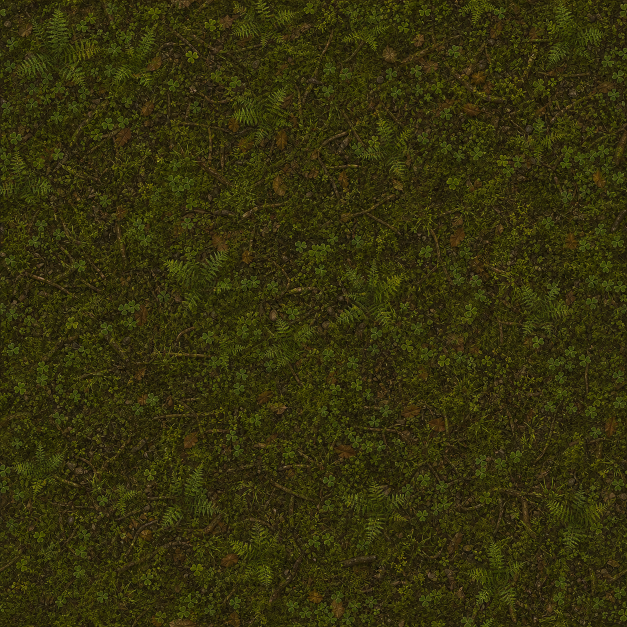
#> input picture assets/terrain/materials/hex-forest.png, 1254 x 1254 px (shown at 1/2 size)
$ python downscale_terrain.py
#> lines starting #> are read from the running program, lines starting #| are printed output that depends on the picture
"""Re-export the terrain sources at the size the renderer actually samples.

The authored hex materials and transitions ship at 1254x1254 but are consumed at
a fraction of that: `drawHexTerrainMaterials` bakes every material into a 384x384
offscreen canvas before measuring luminance and calling `createPattern`, and each
transition is cropped to a narrow centre strip that is redrawn into a fixed
192x256 canvas.  Shipping the full-size plates therefore costs tens of megabytes
of payload to produce pixels the runtime immediately throws away.

This tool rewrites those sources in place at their sampling size.  Paths and
aspect ratios are unchanged, so no markup, manifest or offset contract moves.
Truecolor is preferred; a palette pass is used only where truecolor would blow
the payload budget, and every such file is held to a PSNR floor measured against
the truecolor downscale the runtime would have built itself.

Every output is encoded and validated before anything is written.  Re-quantizing
an already-reduced source compounds its error, so a rewriter that edits in place
must never leave a half-converted tree behind for the next run to chew on again.
"""

from __future__ import annotations

import io
import math
from pathlib import Path

from PIL import Image


ROOT = Path(__file__).resolve().parents[1]
TERRAIN = ROOT / "assets" / "terrain"
MATERIALS = TERRAIN / "materials"
TRANSITIONS = TERRAIN / "transitions"
ART = ROOT / "assets" / "art"

# Matches MATERIAL_PATTERN_SIZE in `drawHexTerrainMaterials`.
MATERIAL_SIZE = 384
# The transition strip crop keeps 24% of the source width at full height and
# lands in a 192x256 canvas; 512 keeps that centre band comfortably oversampled.
TRANSITION_SIZE = 512

MATERIAL_BUDGET = 150 * 1024
TRANSITION_BUDGET = 250 * 1024

# Tried widest-first; the largest palette that fits the budget wins.
PALETTE_LADDER = (256, 224, 192, 160, 128)
# Palette output is only accepted well above the ~36 dB threshold at which
# dithered texture noise becomes distinguishable from its truecolor source.
MIN_PALETTE_PSNR = 34.0
# The runtime lifts muddy materials by up to brightness(1.4); banding has to stay
# below the floor after that amplification, not just at authored exposure.
RUNTIME_BRIGHTNESS_LIFT = 1.4


def downscale(path: Path, size: int) -> Image.Image:
    """Return the truecolor LANCZOS reduction the runtime would build itself."""
    with Image.open(path) as source:
        return source.convert("RGB").resize((size, size), Image.Resampling.LANCZOS)


def encode(image: Image.Image) -> bytes:
    buffer = io.BytesIO()
    image.save(buffer, format="PNG", optimize=True)
    return buffer.getvalue()


def psnr(reference: Image.Image, candidate: Image.Image) -> float:
    """Peak signal-to-noise ratio in dB between two same-size RGB images."""
    reference_bytes = reference.convert("RGB").tobytes()
    candidate_bytes = candidate.convert("RGB").tobytes()
    squared_error = sum(
        (a - b) * (a - b) for a, b in zip(reference_bytes, candidate_bytes)
    )
    if not squared_error:
        return math.inf
    return 20 * math.log10(255.0 / math.sqrt(squared_error / len(reference_bytes)))


def brighten(image: Image.Image, factor: float) -> Image.Image:
    """Apply the runtime's brightness lift, the worst case for palette banding."""
    lut = [min(255, round(value * factor)) for value in range(256)] * 3
    return image.convert("RGB").point(lut)


def to_palette(image: Image.Image, colors: int) -> Image.Image:
    return image.quantize(
        colors=colors,
        method=Image.Quantize.MEDIANCUT,
        dither=Image.Dither.FLOYDSTEINBERG,
    )


def palette_quality(reference: Image.Image, palette: Image.Image) -> float:
    """Score a reduction at authored exposure and under the runtime's lift."""
    return min(
        psnr(reference, palette),
        psnr(
            brighten(reference, RUNTIME_BRIGHTNESS_LIFT),
            brighten(palette, RUNTIME_BRIGHTNESS_LIFT),
        ),
    )


def plan_export(path: Path, size: int, budget: int) -> dict[str, object]:
    """Encode one source at `size` within `budget` bytes, without writing it.

    Truecolor wins whenever it already fits.  Otherwise the widest palette that
    fits is taken, and only if it clears the PSNR floor under the runtime's own
    brightness lift -- a silent quality cliff is worse than an oversized file.

    A source already at the target size is left untouched.  This tool overwrites
    its own inputs, so without that guard a second run would re-quantize an
    existing reduction and lose a little more of the image every time.
    """
#> called with size = 384, budget = 153600
    before = path.stat().st_size
    with Image.open(path) as source:
#> source is the input picture: PIL image 1254x1254 RGB; mean R, G, B 52.2, 48.5, 12.7
        before_size = source.size
#> before_size = (1254, 1254)
    if before_size == (size, size):
        return {
            "path": path,
            "before_size": before_size,
            "after_size": (size, size),
            "before_bytes": before,
            "payload": None,
            "mode": "unchanged",
            "psnr": math.inf,
        }
    reference = downscale(path, size)
#> in downscale, `return source.convert("RGB").resize((size, size), Image.Resampling.LAN..`:
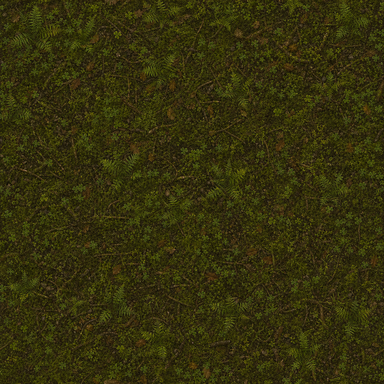
#> returned value: PIL image 384x384 RGB; mean R, G, B 52.2, 48.5, 12.7

    payload = encode(reference)
    if len(payload) <= budget:
        return {
            "path": path,
            "before_size": before_size,
            "after_size": (size, size),
            "before_bytes": before,
            "payload": payload,
            "mode": "truecolor",
            "psnr": math.inf,
        }

    for colors in PALETTE_LADDER:
        palette = to_palette(reference, colors)
        payload = encode(palette)
        if len(payload) > budget:
            continue
        quality = palette_quality(reference, palette)
        if quality < MIN_PALETTE_PSNR:
            raise ValueError(
                f"{path.name}: {colors}-colour reduction scores {quality:.1f} dB, "
                f"below the {MIN_PALETTE_PSNR:.0f} dB floor"
            )
        return {
            "path": path,
            "before_size": before_size,
            "after_size": (size, size),
            "before_bytes": before,
            "payload": payload,
            "mode": f"palette{colors}",
            "psnr": quality,
        }
#> this loop made 1 pass
#> quality on pass 1: 40.41

    raise ValueError(
        f"{path.name}: no encoding in the palette ladder fits the "
        f"{budget / 1024:.0f} KB budget at {size}x{size}"
    )


def targets() -> list[tuple[Path, int, int]]:
    plan: list[tuple[Path, int, int]] = [
        (path, MATERIAL_SIZE, MATERIAL_BUDGET)
        for path in sorted(MATERIALS.glob("hex-*.png"))
    ]
    plan.append((ART / "eldervale-meadow-v2.png", MATERIAL_SIZE, MATERIAL_BUDGET))
    plan += [
        (path, TRANSITION_SIZE, TRANSITION_BUDGET)
        for path in sorted(TRANSITIONS.glob("*.png"))
    ]
    missing = [path for path, _, _ in plan if not path.is_file()]
    if missing:
        raise ValueError(f"Missing terrain sources: {[str(p) for p in missing]}")
    return plan


def main() -> None:
    # Encode and validate every source first, then commit the batch, so a
    # rejected file can never leave the tree half-rewritten.
    reports = [plan_export(path, size, budget) for path, size, budget in targets()]
#> call 2 of plan_export, with size = 384, budget = 153600
#> in plan_export (call 2), `before = path.stat().st_size`: before = 147825
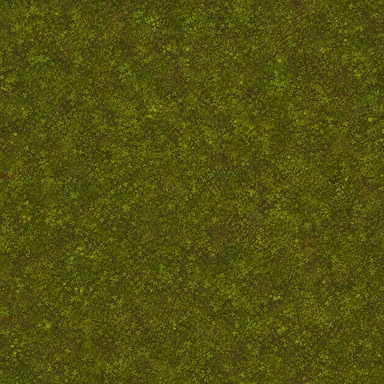
#> input picture assets/art/eldervale-meadow-v2.png, 384 x 384 px
#> in plan_export, source is the input picture: PIL image 384x384 P; mean R, G, B 80.8, 82.2, 14.3
#> reports = 2 items
    written = [report for report in reports if report["payload"] is not None]
#> written = 1 item
    for report in written:
        report["path"].write_bytes(report["payload"])
#> this loop made 1 pass

    before_total = sum(report["before_bytes"] for report in reports)
#> before_total = 3548513
    after_total = sum(
        report["before_bytes"] if report["payload"] is None else len(report["payload"])
        for report in reports
    )
#> after_total = 296059
    for report in reports:
        path: Path = report["path"]
        before_w, before_h = report["before_size"]
        after_w, after_h = report["after_size"]
        quality = report["psnr"]
        detail = "" if quality == math.inf else f"  {quality:.1f} dB"
        after_bytes = (
            report["before_bytes"] if report["payload"] is None else len(report["payload"])
        )
        print(
            f"{path.relative_to(ROOT).as_posix():44s} "
            f"{before_w}x{before_h} -> {after_w}x{after_h}  "
            f"{report['before_bytes'] / 1024:8.1f} KB -> {after_bytes / 1024:7.1f} KB  "
            f"{report['mode']}{detail}"
        )
#> this loop made 2 passes
#> (before_w, before_h, after_w, after_h, quality, detail, after_bytes) on passes 1 to 2: (1254, 1254, 384, 384, 40.41, '  40.4 dB', 148234), (384, 384, 384, 384, inf, '', 147825)
#| assets/terrain/materials/hex-forest.png      1254x1254 -> 384x384    3321.0 KB ->   144.8 KB  palette256  40.4 dB
#| assets/art/eldervale-meadow-v2.png           384x384 -> 384x384     144.4 KB ->   144.4 KB  unchanged
    if not written:
        print(f"All {len(reports)} terrain sources are already at their target size.")
        return
    print(
        f"Rewrote {len(written)} of {len(reports)} terrain sources: "
        f"{before_total / 1048576:.2f} MB -> {after_total / 1048576:.2f} MB "
        f"({100 - after_total / before_total * 100:.1f}% smaller)"
    )
#| Rewrote 1 of 2 terrain sources: 3.38 MB -> 0.28 MB (91.7% smaller)


if __name__ == "__main__":
    main()
